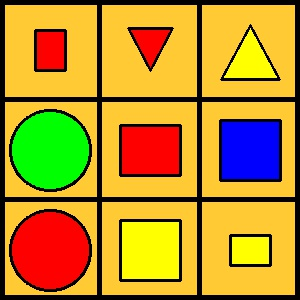
#> input picture Coordinate-Detection/test_image.jpg, 300 x 300 px, found by its file name
$ python Coordinate_Detector.py
#> lines starting #> are read from the running program, lines starting #| are printed output that depends on the picture; after the words box and inside, x2 and y2 are one past the last pixel; in counts of white or black regions, pixels touching at a corner belong together
import numpy as np
import cv2


img = cv2.imread(r"D:\Coordinate-Detection\test_image.jpg")
#> img is the input picture: shape (300, 300, 3); mean B, G, R 42.7, 142.8, 184.7

hsv = cv2.cvtColor(img,cv2.COLOR_BGR2HSV)
#> hsv: shape (300, 300, 3); mean H, S, V 27.3, 219.1, 207.1


lower_blue = np.array([110,50,50])
upper_blue = np.array([130,255,255])
blue_mask = cv2.inRange(hsv,lower_blue,upper_blue)
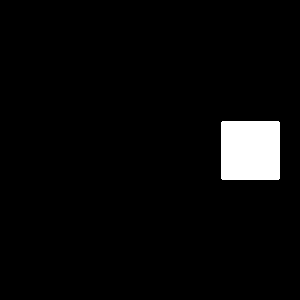
#> blue_mask: shape (300, 300); 3.9% white; 1 white region, box (x1, y1, x2, y2) and area: (221, 121, 280, 180) 3477

lower_yellow = np.array([26,50,50])
upper_yellow = np.array([33,255,255])
yellow_mask = cv2.inRange(hsv,lower_yellow,upper_yellow)
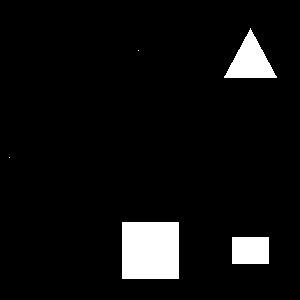
#> yellow_mask: shape (300, 300); 6.2% white; 5 white regions (2 under 20 px), largest, box (x1, y1, x2, y2) and area: (122, 222, 179, 279) 3249, (224, 28, 277, 78) 1338, (232, 237, 269, 264) 999

lower_red = np.array([0,50,50])
upper_red = np.array([10,255,255])
red_mask = cv2.inRange(hsv,lower_red,upper_red)
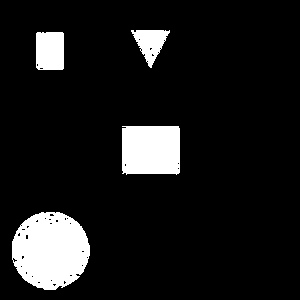
#> red_mask: shape (300, 300); 10.3% white; 4 white regions

contours_b,_ = cv2.findContours(blue_mask,cv2.RETR_TREE,cv2.CHAIN_APPROX_NONE)
#> contours_b = 1 contour; box (x1, y1, x2, y2) and area: (221, 121, 280, 180) 3362
contours_y,_ = cv2.findContours(yellow_mask,cv2.RETR_TREE,cv2.CHAIN_APPROX_NONE)
#> contours_y = 5 contours, 2 with area under 20; largest, box (x1, y1, x2, y2) and area: (122, 222, 179, 279) 3136, (224, 28, 277, 78) 1262, (232, 237, 269, 264) 936
contours_r,_ = cv2.findContours(red_mask,cv2.RETR_TREE,cv2.CHAIN_APPROX_NONE)
#> contours_r = 44 contours, 40 with area under 20; largest, box (x1, y1, x2, y2) and area: (12, 212, 90, 290) 4650, (122, 126, 180, 175) 2668, (36, 32, 64, 70) 992, (131, 30, 170, 68) 715

for contour in contours_b:
    area = cv2.contourArea(contour)
    if area>100:
        cv2.drawContours(img,contour,-1,(0,255,0),3)
        bounding_box = cv2.boundingRect(contour)
        cv2.line(img,(bounding_box[0],bounding_box[1]),(bounding_box[0]+bounding_box[2],bounding_box[1]+bounding_box[3]),3)
        print("Blue Coordinate = ",bounding_box[0]+bounding_box[2]/2,bounding_box[1]+bounding_box[3]/2)
#> this loop made 1 pass
#> (area, bounding_box) on pass 1: (3362, (221, 121, 59, 59))
#| Blue Coordinate =  250.5 150.5
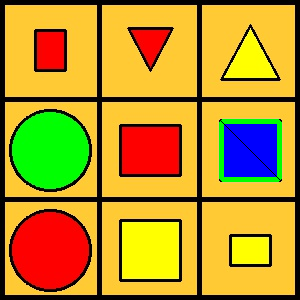
#> img: shape (300, 300, 3); 1.32% of pixels changed, all inside (x1, y1, x2, y2) = (219, 119, 282, 182)

for contour in contours_r:
    area = cv2.contourArea(contour)
    if area>100:
        cv2.drawContours(img,contour,-1,(0,255,0),3)
        bounding_box = cv2.boundingRect(contour)
        cv2.line(img,(bounding_box[0],bounding_box[1]),(bounding_box[0]+bounding_box[2],bounding_box[1]+bounding_box[3]),3)
        print("Red Coordinate = ",bounding_box[0]+bounding_box[2]/2,bounding_box[1]+bounding_box[3]/2)
#> this loop made 44 passes
#> (area, bounding_box) on passes 1, 29, 33, 36: (4649.5, (12, 212, 78, 78)), (2667.5, (122, 126, 58, 49)), (992.5, (36, 32, 28, 38)), (715, (131, 30, 39, 38))
#| Red Coordinate =  51.0 251.0
#| Red Coordinate =  151.0 150.5
#| Red Coordinate =  50.0 51.0
#| Red Coordinate =  150.5 49.0
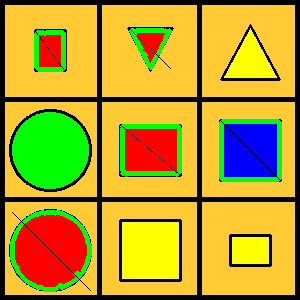
#> img: shape (300, 300, 3); 3.91% of pixels changed, all inside (x1, y1, x2, y2) = (10, 28, 182, 292)
for contour in contours_y:
    area = cv2.contourArea(contour)
    if area>100:
        cv2.drawContours(img,contour,-1,(0,255,0),3)
        bounding_box = cv2.boundingRect(contour)
        cv2.line(img,(bounding_box[0],bounding_box[1]),(bounding_box[0]+bounding_box[2],bounding_box[1]+bounding_box[3]),3)
        print("Yellow Coordinate = ",bounding_box[0]+bounding_box[2]/2,bounding_box[1]+bounding_box[3]/2)
#> this loop made 5 passes
#> (area, bounding_box) on passes 1, 2, 5: (936, (232, 237, 37, 27)), (3136, (122, 222, 57, 57)), (1262, (224, 28, 53, 50))
#| Yellow Coordinate =  250.5 250.5
#| Yellow Coordinate =  150.5 250.5
#| Yellow Coordinate =  250.5 53.0
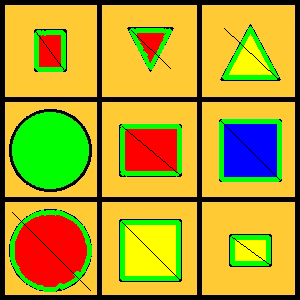
#> img: shape (300, 300, 3); 2.86% of pixels changed, all inside (x1, y1, x2, y2) = (120, 26, 279, 281)

cv2.imshow('image',img)
#cv2.imshow('blue_mask',blue_mask)
#cv2.imshow('yellow_mask',yellow_mask)
#cv2.imshow('red_mask',red_mask)
cv2.waitKey(0)
cv2.destroyAllWindows()
